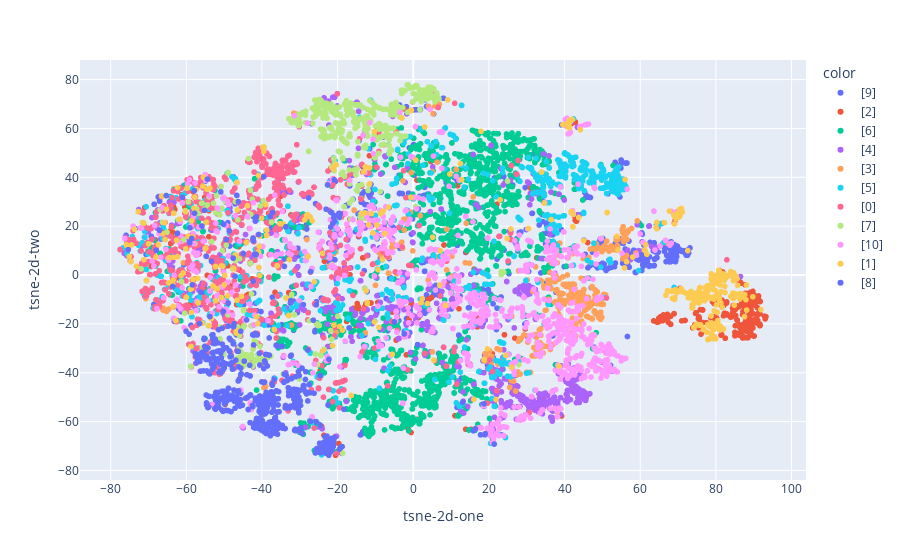

The cell this chart's notebook holds for it:
### Code cell
# Taken from SK Learn example on viewing multidimensional data

tsne = TSNE(n_components=2)
tsne_results = tsne.fit_transform(encoded_samples.drop(['label'], axis=1))

fig = px.scatter(tsne_results, x=0, y=1, color=encoded_samples.label.astype(
    str), labels={'0': 'tsne-2d-one', '1': 'tsne-2d-two'})
fig.show()

### Figure 1 — Plotly figure (JSON) as saved in the notebook; plotly's stock layout.template omitted (floating-point values rounded to 4 significant figures; data arrays with more than 128 entries replaced by an {"elided": "..."} marker saying what was removed)
{"data": [{"hovertemplate": "color=[9]<br>tsne-2d-one=%{x}<br>tsne-2d-two=%{y}<extra></extra>", "legendgroup": "[9]", "marker": {"color": "#636efa", "symbol": "circle"}, "mode": "markers", "name": "[9]", "showlegend": true, "type": "scattergl", "x": {"elided": "750 float values"}, "xaxis": "x", "y": {"elided": "750 float values"}, "yaxis": "y"}, {"hovertemplate": "color=[2]<br>tsne-2d-one=%{x}<br>tsne-2d-two=%{y}<extra></extra>", "legendgroup": "[2]", "marker": {"color": "#EF553B", "symbol": "circle"}, "mode": "markers", "name": "[2]", "showlegend": true, "type": "scattergl", "x": {"elided": "441 float values"}, "xaxis": "x", "y": {"elided": "441 float values"}, "yaxis": "y"}, {"hovertemplate": "color=[6]<br>tsne-2d-one=%{x}<br>tsne-2d-two=%{y}<extra></extra>", "legendgroup": "[6]", "marker": {"color": "#00cc96", "symbol": "circle"}, "mode": "markers", "name": "[6]", "showlegend": true, "type": "scattergl", "x": {"elided": "1836 float values"}, "xaxis": "x", "y": {"elided": "1836 float values"}, "yaxis": "y"}, {"hovertemplate": "color=[4]<br>tsne-2d-one=%{x}<br>tsne-2d-two=%{y}<extra></extra>", "legendgroup": "[4]", "marker": {"color": "#ab63fa", "symbol": "circle"}, "mode": "markers", "name": "[4]", "showlegend": true, "type": "scattergl", "x": {"elided": "732 float values"}, "xaxis": "x", "y": {"elided": "732 float values"}, "yaxis": "y"}, {"hovertemplate": "color=[3]<br>tsne-2d-one=%{x}<br>tsne-2d-two=%{y}<extra></extra>", "legendgroup": "[3]", "marker": {"color": "#FFA15A", "symbol": "circle"}, "mode": "markers", "name": "[3]", "showlegend": true, "type": "scattergl", "x": {"elided": "421 float values"}, "xaxis": "x", "y": {"elided": "421 float values"}, "yaxis": "y"}, {"hovertemplate": "color=[5]<br>tsne-2d-one=%{x}<br>tsne-2d-two=%{y}<extra></extra>", "legendgroup": "[5]", "marker": {"color": "#19d3f3", "symbol": "circle"}, "mode": "markers", "name": "[5]", "showlegend": true, "type": "scattergl", "x": {"elided": "737 float values"}, "xaxis": "x", "y": {"elided": "737 float values"}, "yaxis": "y"}, {"hovertemplate": "color=[0]<br>tsne-2d-one=%{x}<br>tsne-2d-two=%{y}<extra></extra>", "legendgroup": "[0]", "marker": {"color": "#FF6692", "symbol": "circle"}, "mode": "markers", "name": "[0]", "showlegend": true, "type": "scattergl", "x": {"elided": "833 float values"}, "xaxis": "x", "y": {"elided": "833 float values"}, "yaxis": "y"}, {"hovertemplate": "color=[7]<br>tsne-2d-one=%{x}<br>tsne-2d-two=%{y}<extra></extra>", "legendgroup": "[7]", "marker": {"color": "#B6E880", "symbol": "circle"}, "mode": "markers", "name": "[7]", "showlegend": true, "type": "scattergl", "x": {"elided": "550 float values"}, "xaxis": "x", "y": {"elided": "550 float values"}, "yaxis": "y"}, {"hovertemplate": "color=[10]<br>tsne-2d-one=%{x}<br>tsne-2d-two=%{y}<extra></extra>", "legendgroup": "[10]", "marker": {"color": "#FF97FF", "symbol": "circle"}, "mode": "markers", "name": "[10]", "showlegend": true, "type": "scattergl", "x": {"elided": "968 float values"}, "xaxis": "x", "y": {"elided": "968 float values"}, "yaxis": "y"}, {"hovertemplate": "color=[1]<br>tsne-2d-one=%{x}<br>tsne-2d-two=%{y}<extra></extra>", "legendgroup": "[1]", "marker": {"color": "#FECB52", "symbol": "circle"}, "mode": "markers", "name": "[1]", "showlegend": true, "type": "scattergl", "x": {"elided": "442 float values"}, "xaxis": "x", "y": {"elided": "442 float values"}, "yaxis": "y"}, {"hovertemplate": "color=[8]<br>tsne-2d-one=%{x}<br>tsne-2d-two=%{y}<extra></extra>", "legendgroup": "[8]", "marker": {"color": "#636efa", "symbol": "circle"}, "mode": "markers", "name": "[8]", "showlegend": true, "type": "scattergl", "x": {"elided": "558 float values"}, "xaxis": "x", "y": {"elided": "558 float values"}, "yaxis": "y"}], "layout": {"legend": {"title": {"text": "color"}, "tracegroupgap": 0}, "margin": {"t": 60}, "xaxis": {"anchor": "y", "domain": [0, 1], "title": {"text": "tsne-2d-one"}}, "yaxis": {"anchor": "x", "domain": [0, 1], "title": {"text": "tsne-2d-two"}}}}
